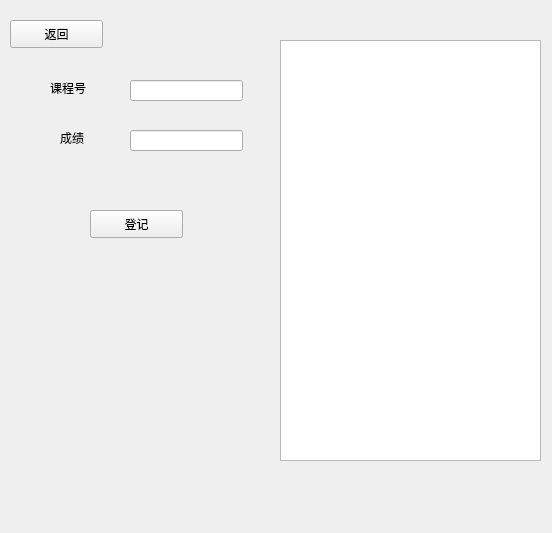
<?xml version="1.0" encoding="UTF-8"?>
<ui version="4.0">
 <class>tea_give</class>
 <widget class="QWidget" name="tea_give">
  <property name="geometry">
   <rect>
    <x>0</x>
    <y>0</y>
    <width>552</width>
    <height>533</height>
   </rect>
  </property>
  <property name="windowTitle">
   <string>Form</string>
  </property>
  <widget class="QTextBrowser" name="textBrowser">
   <property name="geometry">
    <rect>
     <x>280</x>
     <y>40</y>
     <width>261</width>
     <height>421</height>
    </rect>
   </property>
  </widget>
  <widget class="QLabel" name="label">
   <property name="geometry">
    <rect>
     <x>50</x>
     <y>80</y>
     <width>72</width>
     <height>15</height>
    </rect>
   </property>
   <property name="text">
    <string>课程号</string>
   </property>
  </widget>
  <widget class="QLabel" name="label_2">
   <property name="geometry">
    <rect>
     <x>60</x>
     <y>130</y>
     <width>72</width>
     <height>15</height>
    </rect>
   </property>
   <property name="text">
    <string>成绩</string>
   </property>
  </widget>
  <widget class="QLineEdit" name="lineEdit">
   <property name="geometry">
    <rect>
     <x>130</x>
     <y>80</y>
     <width>113</width>
     <height>21</height>
    </rect>
   </property>
  </widget>
  <widget class="QLineEdit" name="lineEdit_2">
   <property name="geometry">
    <rect>
     <x>130</x>
     <y>130</y>
     <width>113</width>
     <height>21</height>
    </rect>
   </property>
  </widget>
  <widget class="QPushButton" name="pushButton">
   <property name="geometry">
    <rect>
     <x>90</x>
     <y>210</y>
     <width>93</width>
     <height>28</height>
    </rect>
   </property>
   <property name="text">
    <string>确认</string>
   </property>
  </widget>
  <widget class="QPushButton" name="pushButton_2">
   <property name="geometry">
    <rect>
     <x>10</x>
     <y>20</y>
     <width>93</width>
     <height>28</height>
    </rect>
   </property>
   <property name="text">
    <string>返回</string>
   </property>
  </widget>
  <widget class="QPushButton" name="pushButton_3">
   <property name="geometry">
    <rect>
     <x>90</x>
     <y>210</y>
     <width>93</width>
     <height>28</height>
    </rect>
   </property>
   <property name="text">
    <string>登记</string>
   </property>
  </widget>
 </widget>
 <resources/>
 <connections/>
</ui>
